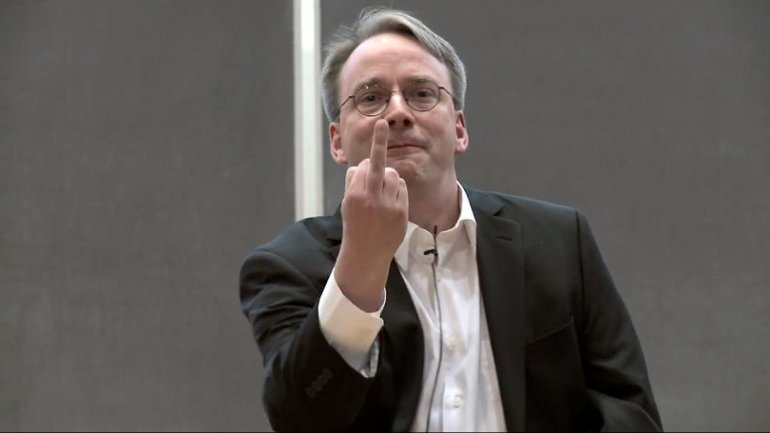
#> input picture Goruntuİsleme/linus.jpg, 770 x 433 px
$ python gaussian.py
#> lines starting #> are read from the running program, lines starting #| are printed output that depends on the picture
import cv2 as cv
# resimi bulanıklaştırdım
resim = cv.imread("linus.jpg")
#> resim is the input picture: shape (433, 770, 3); mean B, G, R 86.7, 90.1, 94.5
bulanik = cv.GaussianBlur(resim,(11,11),6) # burada sıfır yazılan yere ya sıfır ya da pozitif bir saı yazmalısın aksi taktirdde hata alırsın
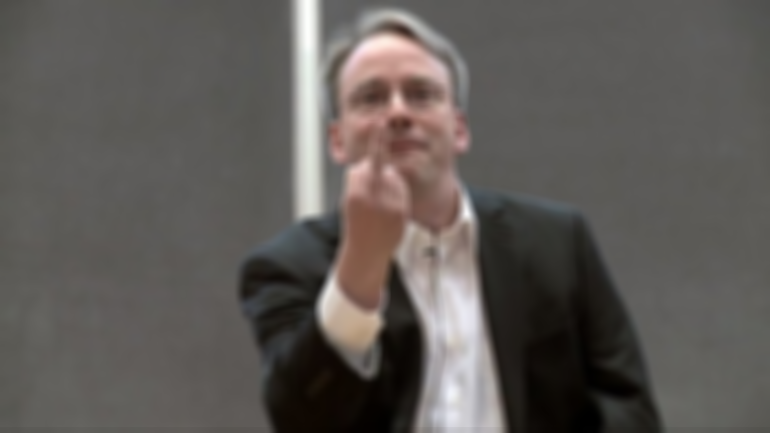
#> bulanik: shape (433, 770, 3); mean B, G, R 86.7, 90.2, 94.5
# burada dikkat etmen bir diğer nokta çekirdek boyutlarını çift vermezsin (8,8) yazar isen hata alırsın dikkat et
cv.imshow("resim",resim)
cv.imshow("gauss",bulanik)
cv.waitKey(0)

$ run again, with Goruntuİsleme/renk.jpg copied over Goruntuİsleme/linus.jpg
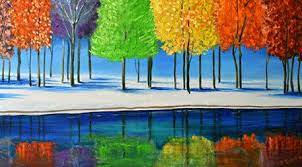
#> input picture Goruntuİsleme/renk.jpg, 302 x 167 px
#> resim is the input picture: shape (167, 302, 3); mean B, G, R 107.3, 119.7, 111.4
#> `bulanik = cv.GaussianBlur(resim,(11,11),6)`:
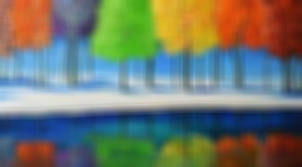
#> bulanik: shape (167, 302, 3); mean B, G, R 107.3, 119.7, 111.4
